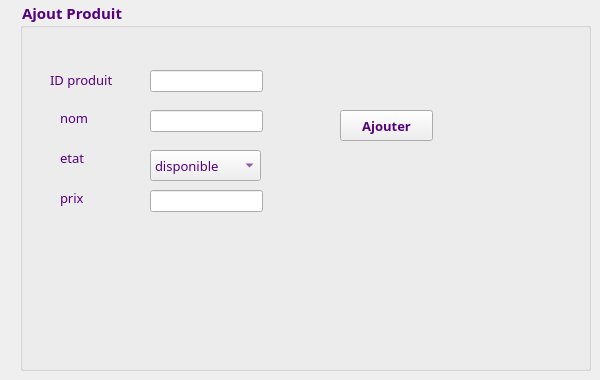
      <widget class="QWidget" name="tab_5">
       <attribute name="title">
        <string>Ajouter</string>
       </attribute>
       <widget class="QGroupBox" name="groupBox">
        <property name="geometry">
         <rect>
          <x>20</x>
          <y>0</y>
          <width>571</width>
          <height>371</height>
         </rect>
        </property>
        <property name="font">
         <font>
          <family>Californian FB</family>
          <pointsize>11</pointsize>
          <weight>75</weight>
          <bold>true</bold>
         </font>
        </property>
        <property name="styleSheet">
         <string notr="true">color: rgb(85, 0, 127);</string>
        </property>
        <property name="title">
         <string>Ajout Produit</string>
        </property>
        <widget class="QLabel" name="label_6">
         <property name="geometry">
          <rect>
           <x>30</x>
           <y>70</y>
           <width>81</width>
           <height>20</height>
          </rect>
         </property>
         <property name="font">
          <font>
           <family>Californian FB</family>
           <pointsize>10</pointsize>
           <weight>50</weight>
           <bold>false</bold>
          </font>
         </property>
         <property name="text">
          <string>ID produit</string>
         </property>
        </widget>
        <widget class="QLabel" name="label_7">
         <property name="geometry">
          <rect>
           <x>40</x>
           <y>150</y>
           <width>41</width>
           <height>16</height>
          </rect>
         </property>
         <property name="font">
          <font>
           <family>Californian FB</family>
           <pointsize>10</pointsize>
           <weight>50</weight>
           <bold>false</bold>
          </font>
         </property>
         <property name="text">
          <string>etat</string>
         </property>
        </widget>
        <widget class="QLabel" name="label_16">
         <property name="geometry">
          <rect>
           <x>40</x>
           <y>190</y>
           <width>41</width>
           <height>16</height>
          </rect>
         </property>
         <property name="font">
          <font>
           <family>Californian FB</family>
           <pointsize>10</pointsize>
           <weight>50</weight>
           <bold>false</bold>
          </font>
         </property>
         <property name="text">
          <string>prix</string>
         </property>
        </widget>
        <widget class="QLineEdit" name="le_id">
         <property name="geometry">
          <rect>
           <x>130</x>
           <y>70</y>
           <width>113</width>
           <height>22</height>
          </rect>
         </property>
        </widget>
        <widget class="QLineEdit" name="le_nom">
         <property name="geometry">
          <rect>
           <x>130</x>
           <y>110</y>
           <width>113</width>
           <height>22</height>
          </rect>
         </property>
        </widget>
        <widget class="QPushButton" name="pb_ajouter">
         <property name="geometry">
          <rect>
           <x>320</x>
           <y>110</y>
           <width>93</width>
           <height>31</height>
          </rect>
         </property>
         <property name="font">
          <font>
           <family>Californian FB</family>
           <pointsize>10</pointsize>
           <weight>75</weight>
           <bold>true</bold>
          </font>
         </property>
         <property name="text">
          <string>Ajouter</string>
         </property>
        </widget>
        <widget class="QLabel" name="label_17">
         <property name="geometry">
          <rect>
           <x>40</x>
           <y>110</y>
           <width>41</width>
           <height>16</height>
          </rect>
         </property>
         <property name="font">
          <font>
           <family>Californian FB</family>
           <pointsize>10</pointsize>
           <weight>50</weight>
           <bold>false</bold>
          </font>
         </property>
         <property name="text">
          <string>nom</string>
         </property>
        </widget>
        <widget class="QLineEdit" name="le_prix">
         <property name="geometry">
          <rect>
           <x>130</x>
           <y>190</y>
           <width>113</width>
           <height>22</height>
          </rect>
         </property>
        </widget>
        <widget class="QComboBox" name="comboBox_etat">
         <property name="geometry">
          <rect>
           <x>130</x>
           <y>150</y>
           <width>111</width>
           <height>31</height>
          </rect>
         </property>
         <property name="font">
          <font>
           <family>Californian FB</family>
           <pointsize>10</pointsize>
           <weight>50</weight>
           <bold>false</bold>
          </font>
         </property>
         <item>
          <property name="text">
           <string>disponible</string>
          </property>
         </item>
         <item>
          <property name="text">
           <string>non disponible</string>
          </property>
         </item>
        </widget>
       </widget>
      </widget>
